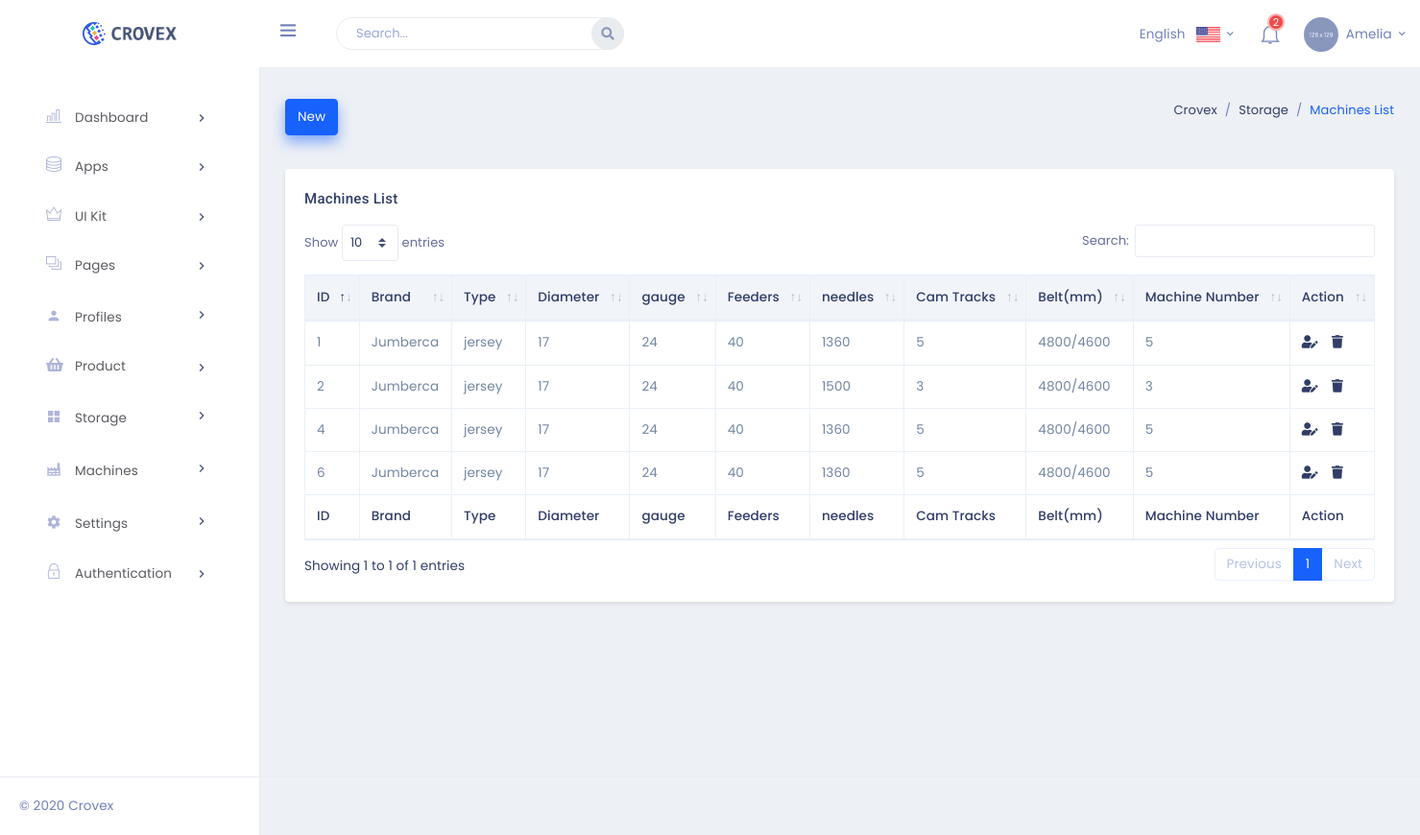
Page /Crovex/HTML/machines/machines.php on the committed database.
### tables this page shows
CREATE TABLE IF NOT EXISTS `machine_table` (
  `id` bigint(11) NOT NULL AUTO_INCREMENT,
  `brand` varchar(20) NOT NULL,
  `machine_type` varchar(20) NOT NULL,
  `diameter` varchar(20) NOT NULL,
  `gauge` varchar(30) NOT NULL,
  `feeders` varchar(30) NOT NULL,
  `needles` varchar(30) NOT NULL,
  `camtracks` varchar(30) NOT NULL,
  `belt` varchar(30) NOT NULL,
  `machine_nb` varchar(30) NOT NULL,
  PRIMARY KEY (`id`)
);

### Crovex/HTML/machines/machines.php (the view, shortened to what this page needs)
<!DOCTYPE html>
<html lang="en">
    <head>
        <link href="../../plugins/datatables/dataTables.bootstrap4.min.css" rel="stylesheet" type="text/css" />
        <link href="../../plugins/datatables/buttons.bootstrap4.min.css" rel="stylesheet" type="text/css" />
        <link href="../../plugins/datatables/responsive.bootstrap4.min.css" rel="stylesheet" type="text/css" />
        <link href="../assets/css/bootstrap.min.css" rel="stylesheet" type="text/css" />
        <link href="../assets/css/jquery-ui.min.css" rel="stylesheet">
        <link href="../assets/css/icons.min.css" rel="stylesheet" type="text/css" />
        <link href="../assets/css/metisMenu.min.css" rel="stylesheet" type="text/css" />
        <link href="../assets/css/app.min.css" rel="stylesheet" type="text/css" />
    </head>
    <body>
         <div class="topbar">
            <div class="topbar-left">
                <a href="../dashboard/crm-index.html" class="logo">
                    <span>
                        <img src="../assets/images/logo-sm.png" alt="logo-small" class="logo-sm">
                    </span>
                    <span>
                        <img src="../assets/images/logo-dark.png" alt="logo-large" class="logo-lg">
                    </span>
                </a>
            </div>
            <nav class="navbar-custom">
                <ul class="list-unstyled topbar-nav float-right mb-0">
                    <li class="hidden-sm">
                        <a class="nav-link dropdown-toggle waves-effect waves-light" data-toggle="dropdown" href="javascript: void(0);" role="button"
                            aria-haspopup="false" aria-expanded="false">
                            English <img src="../assets/images/flags/us_flag.jpg" class="ml-2" height="16" alt=""/> <i class="mdi mdi-chevron-down"></i>
                        </a>
                    </li>
                    <li class="dropdown notification-list">
                        <a class="nav-link dropdown-toggle arrow-none waves-light waves-effect" data-toggle="dropdown" href="#" role="button"
                            aria-haspopup="false" aria-expanded="false">
                            <i class="ti-bell noti-icon"></i>
                            <span class="badge badge-danger badge-pill noti-icon-badge">2</span>
                        </a>
                    </li>
                    <li class="dropdown">
                        <a class="nav-link dropdown-toggle waves-effect waves-light nav-user" data-toggle="dropdown" href="#" role="button"
                            aria-haspopup="false" aria-expanded="false">
                            <img src="../assets/images/users/user-1.png" alt="profile-user" class="rounded-circle" />
                            <span class="ml-1 nav-user-name hidden-sm">Amelia <i class="mdi mdi-chevron-down"></i> </span>
                        </a>
                    </li>
                </ul>
                <ul class="list-unstyled topbar-nav mb-0">
                    <li>
                        <button class="nav-link button-menu-mobile waves-effect waves-light">
                            <i class="ti-menu nav-icon"></i>
                        </button>
                    </li>
                    <li class="hide-phone app-search">
                        <form role="search" class="">
                            <input type="text" id="AllCompo" placeholder="Search..." class="form-control">
                            <a href=""><i class="fas fa-search"></i></a>
                        </form>
                    </li>
                </ul>
            </nav>
        </div>
        <div class="left-sidenav">
            <ul class="metismenu left-sidenav-menu">
                <li>
                    <a href="javascript: void(0);"><i class="ti-bar-chart"></i><span>Dashboard</span><span class="menu-arrow"><i class="mdi mdi-chevron-right"></i></span></a>
                </li>
                <li>
                    <a href="javascript: void(0);"><i class="ti-server"></i><span>Apps</span><span class="menu-arrow"><i class="mdi mdi-chevron-right"></i></span></a>
                </li>
                <li>
                    <a href="javascript: void(0);"><i class="ti-crown"></i><span>UI Kit</span><span class="menu-arrow"><i class="mdi mdi-chevron-right"></i></span></a>
                </li>
                <li>
                    <a href="javascript: void(0);"><i class="ti-layers-alt"></i><span>Pages</span><span class="menu-arrow"><i class="mdi mdi-chevron-right"></i></span></a>
                </li>
                <li>
                    <a href="javascript: void(0);"><i class="mdi mdi-account"></i><span>Profiles</span><span class="menu-arrow"><i class="mdi mdi-chevron-right"></i></span></a>
                </li>
                <li>
                    <a href="javascript: void(0);"><i class="fas fa-shopping-basket"></i><span>Product</span><span class="menu-arrow"><i class="mdi mdi-chevron-right"></i></span></a>
                </li>
                <li>
                    <a href="javascript: void(0);"><i class="mdi mdi-view-grid"></i><span>Storage</span><span class="menu-arrow"><i class="mdi mdi-chevron-right"></i></span></a>
                </li>
                <li>
                    <a href="javascript: void(0);"><i class="mdi mdi-factory"></i><span>Machines</span><span class="menu-arrow"><i class="mdi mdi-chevron-right"></i></span></a>
                </li>
                <li>
                    <a href="javascript: void(0);"><i class="mdi mdi-settings"></i><span>Settings</span><span class="menu-arrow"><i class="mdi mdi-chevron-right"></i></span></a>
                </li>
                <li>
                    <a href="javascript: void(0);"><i class="ti-lock"></i><span>Authentication</span><span class="menu-arrow"><i class="mdi mdi-chevron-right"></i></span></a>
                </li>
            </ul>
        </div>
        <div class="page-wrapper">
            <div class="page-content">
                <div class="container-fluid">
                    <div class="row">
                        <div class="col-sm-12">
                            <div class="page-title-box">
                            <span class="float-left">
                                    <a href="#" class="btn btn-primary" data-toggle= "modal" data-target="#exampleModal">New</a>
                                </span>
                                <div class="float-right">
                                    <ol class="breadcrumb">
                                        <li class="breadcrumb-item"><a href="javascript:void(0);">Crovex</a></li>
                                        <li class="breadcrumb-item"><a href="javascript:void(0);">Storage</a></li>
                                        <li class="breadcrumb-item active">Machines List</li>
                                    </ol>
                                </div>
                            </div>
                        </div>
                    </div>
                    <div class="row">
                        <div class="col-12">
                            <div class="card">
                                <div class="card-body">
                                    <h4 class="mt-0 header-title">Machines List</h4>
    <table id="datatable" class="table table-bordered dt-responsive nowrap" style="border-collapse: collapse; border-spacing: 0; width: 100%;">
        <thead>
            <?php
            $connection = mysqli_connect("localhost","root","");
            $query = "SELECT * FROM machine_table";
            $query_run = mysqli_query($connection,$query);
            ?>
                <tr>
                <th scope="col">ID</th>
                <th scope="col">Brand</th>
                <th scope="col">Type</th>
                <th scope="col">Diameter</th>
                <th scope="col">gauge</th>
                <th scope="col">Feeders</th>
                <th scope="col">needles</th>
                <th scope="col">Cam Tracks</th>
                <th scope="col">Belt(mm)</th>
                <th scope="col">Machine Number</th>
                <th scope="col">Action</th>
                </tr>
            </thead>
            <tfoot>
                <tr>
                <th scope="col">ID</th>
                <th scope="col">Brand</th>
                <th scope="col">Type</th>
                <th scope="col">Diameter</th>
                <th scope="col">gauge</th>
                <th scope="col">Feeders</th>
                <th scope="col">needles</th>
                <th scope="col">Cam Tracks</th>
                <th scope="col">Belt(mm)</th>
                <th scope="col">Machine Number</th>
                <th scope="col">Action</th>
                </tr>
            </tfoot>
            <tbody>
            <?php
            if ($query_run)
            {
                foreach($query_run as $row)
            {
            ?>
                <tr>
                <td> <?php echo $row['id']; ?></td>
                <td> <?php echo $row['brand']; ?></td>
                <td> <?php echo $row['machine_type']; ?></td>
                <td> <?php echo $row['diameter']; ?></td>
                <td> <?php echo $row['gauge']; ?></td>
                <td> <?php echo $row['feeders']; ?></td>
                <td> <?php echo $row['needles']; ?></td>
                <td> <?php echo $row['camtracks']; ?></td>
                <td> <?php echo $row['belt']; ?></td>
                <td> <?php echo $row['machine_nb']; ?></td>
                <td>
                <a href="#!" class="editbtn" data-toggle="tooltip" data-original-title="Edit">
                <i class="fas fa-user-edit blue-text"></i>
                </a>
                <a href="#!" class="deletebtn" data-toggle="tooltip" data-original-title="Delete">
                <i class="fas fa-trash text-red"></i>
                </a>
                </td>
                </tr>
            </tbody>
            <?php
                }
            }
            else
            {
                echo "Not Record Found";
            }
            ?>
            </table>
        </div>
        </div>
                    </div>
                </div>
            </div>
        </div>
    </div>
            <footer class="footer text-center text-sm-left">
                &copy; 2020 Crovex <span class="text-muted d-none d-sm-inline-block float-right">
            </footer>
    </body>
</html>

### rows in the picture
machine_table: id "1", brand "Jumberca", machine_type "jersey", diameter "17", gauge "24", feeders "40", needles "1360", camtracks "5", belt "4800/4600", machine_nb "5"
machine_table: id "2", brand "Jumberca", machine_type "jersey", diameter "17", gauge "24", feeders "40", needles "1500", camtracks "3", belt "4800/4600", machine_nb "3"
machine_table: id "4", brand "Jumberca", machine_type "jersey", diameter "17", gauge "24", feeders "40", needles "1360", camtracks "5", belt "4800/4600", machine_nb "5"
machine_table: id "6", brand "Jumberca", machine_type "jersey", diameter "17", gauge "24", feeders "40", needles "1360", camtracks "5", belt "4800/4600", machine_nb "5"
